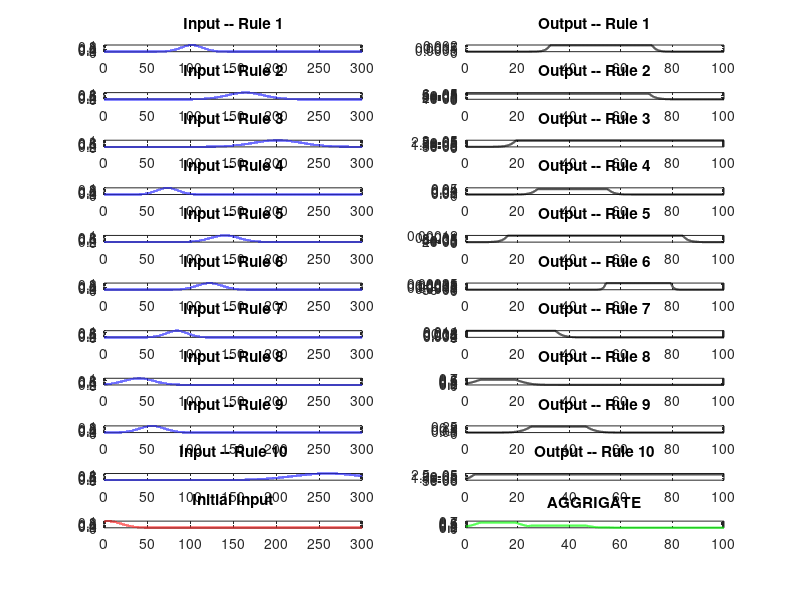

Recreate this plot in MATLAB.
%  Shahab Sotudian--94125091
%  SISO Mamdani
clear;
clc;
SIGMAin=[12.44 20.83 27.98 12.19 16.81 14.45 12.12 17.29 14.49 40.08];
MEANin=[102.07 164.38 201.79 73.79 140.42 122.57 84.65 40.59 55.93 260.03];

SIGMAout=[5.59 9.50 10.02 5.40 7.98 3.17 7.10 6.24 6.20 16.30];
MEANout=[52.38 28.78 65.12 41.32 50.11 66.85 14.01 12.41 35.91 78.74];
y1=cell(10,1);
y2=cell(10,1);
% Gaussian membership function input
for i=1:1:10
 L=0:0.01:300;
 Antecedent(i,:)= exp(-(L - MEANin(i)).^2/(2*SIGMAin(i)^2));
end

% Gaussian membership function output
for i=1:1:10
 S=0:0.01:100;
 Consequent(i,:)= exp(-(S- MEANout(i)).^2/(2*SIGMAout(i)^2));
end


 disp('Please enter the amount of ALK Phosphate')
    h=input('');
    A=gaussmf(L,[15 h]);
   plot(L,A,'b','linewidth',2) 
   axis([0 300 0  1.1]);
    
    %% STEP 1-1
  % evry S-norm evry T-norm
    for e=1:10
    for j=1:30001
       w(j)= min(A(j),Antecedent(e,j));
    end
    DOF(e)=max(w);
    end
      
     %STEP 1-2
    for e=1:10
    for j=1:10001
       f(e,j)= min(DOF(e),Consequent(e,j));
    end
     end
       


%% STEP 2 ---- Aggrigation
  
    for j=1:10001
        for x=1:10
           M(x)=f(x,j);
        end
     AGGRIGATE(j)= max(M);
    end
        
%% STEP 3 ---- Defuzzification 
Output=defuzz(S,AGGRIGATE,'centroid')
        
       
        
        %% Plotting
        j=1;
        for i=1:10
        subplot(11,2,j)
        plot(L,Antecedent(i,:),'b','linewidth',1.5)
        title(['Input',' -- ','Rule ',num2str(i)])
        j=j+2;
             hold on
        end
        j=2;
        for i=1:10
        subplot(11,2,j)
        plot(S,f(i,:),'k','linewidth',1.5)
       title(['Output',' -- ','Rule ',num2str(i)])
        j=j+2;
             hold on
        end
        subplot(11,2,21)
plot(L,A,'r','linewidth',1.5)
title('Initial Input')
subplot(11,2,22)
plot(S,AGGRIGATE,'g','linewidth',1.5)
title('AGGRIGATE')
